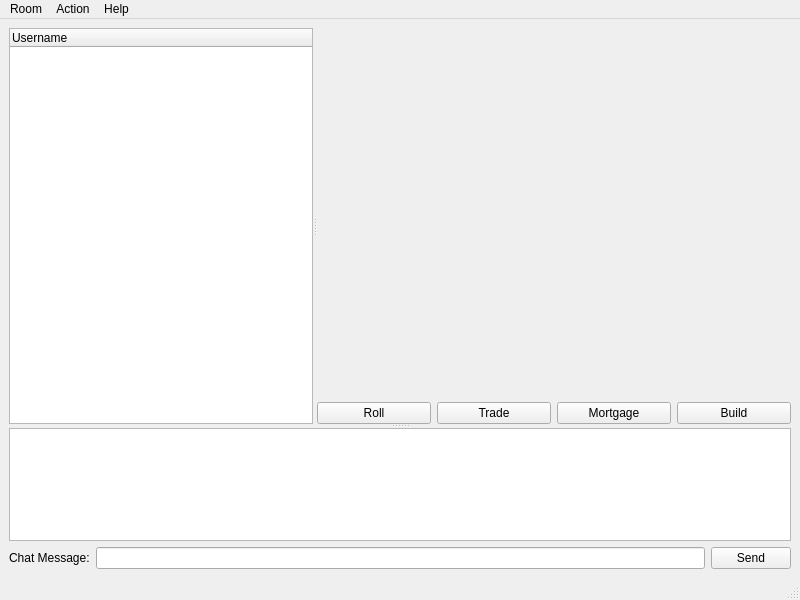
<?xml version="1.0" encoding="UTF-8"?>
<ui version="4.0">
 <class>GameWindow</class>
 <widget class="QMainWindow" name="GameWindow">
  <property name="geometry">
   <rect>
    <x>0</x>
    <y>0</y>
    <width>800</width>
    <height>600</height>
   </rect>
  </property>
  <property name="windowTitle">
   <string>MainWindow</string>
  </property>
  <widget class="QWidget" name="centralwidget">
   <layout class="QVBoxLayout" name="verticalLayout_3">
    <item>
     <widget class="QSplitter" name="splitter_2">
      <property name="orientation">
       <enum>Qt::Vertical</enum>
      </property>
      <widget class="QSplitter" name="splitter">
       <property name="orientation">
        <enum>Qt::Horizontal</enum>
       </property>
       <widget class="QTreeWidget" name="userList">
        <column>
         <property name="text">
          <string>Username</string>
         </property>
        </column>
       </widget>
       <widget class="QWidget" name="layoutWidget">
        <layout class="QVBoxLayout" name="verticalLayout_2">
         <item>
          <layout class="QVBoxLayout" name="glLayout">
           <item>
            <spacer name="glPlaceholder">
             <property name="orientation">
              <enum>Qt::Horizontal</enum>
             </property>
             <property name="sizeHint" stdset="0">
              <size>
               <width>400</width>
               <height>374</height>
              </size>
             </property>
            </spacer>
           </item>
          </layout>
         </item>
         <item>
          <layout class="QHBoxLayout" name="horizontalLayout_2">
           <item>
            <widget class="QPushButton" name="rollButton">
             <property name="text">
              <string>Roll</string>
             </property>
            </widget>
           </item>
           <item>
            <widget class="QPushButton" name="tradeButton">
             <property name="text">
              <string>Trade</string>
             </property>
            </widget>
           </item>
           <item>
            <widget class="QPushButton" name="mortgageButton">
             <property name="text">
              <string>Mortgage</string>
             </property>
            </widget>
           </item>
           <item>
            <widget class="QPushButton" name="buildButton">
             <property name="text">
              <string>Build</string>
             </property>
            </widget>
           </item>
          </layout>
         </item>
        </layout>
       </widget>
      </widget>
      <widget class="QWidget" name="layoutWidget">
       <layout class="QVBoxLayout" name="verticalLayout">
        <item>
         <widget class="QTextEdit" name="chatBox">
          <property name="readOnly">
           <bool>true</bool>
          </property>
         </widget>
        </item>
        <item>
         <layout class="QHBoxLayout" name="horizontalLayout">
          <item>
           <widget class="QLabel" name="label">
            <property name="text">
             <string>Chat Message:</string>
            </property>
           </widget>
          </item>
          <item>
           <widget class="QLineEdit" name="chatEdit"/>
          </item>
          <item>
           <widget class="QPushButton" name="sendButton">
            <property name="text">
             <string>Send</string>
            </property>
           </widget>
          </item>
         </layout>
        </item>
       </layout>
      </widget>
     </widget>
    </item>
   </layout>
  </widget>
  <widget class="QMenuBar" name="menubar">
   <property name="geometry">
    <rect>
     <x>0</x>
     <y>0</y>
     <width>800</width>
     <height>25</height>
    </rect>
   </property>
   <widget class="QMenu" name="menuRoom">
    <property name="title">
     <string>Room</string>
    </property>
    <widget class="QMenu" name="menuKick">
     <property name="title">
      <string>Kick</string>
     </property>
     <addaction name="actionSpecific_User"/>
     <addaction name="actionEveryone"/>
    </widget>
    <addaction name="actionPause"/>
    <addaction name="menuKick"/>
    <addaction name="actionLeave"/>
   </widget>
   <widget class="QMenu" name="menuAction">
    <property name="title">
     <string>Action</string>
    </property>
    <addaction name="actionRoll"/>
    <addaction name="actionTrade"/>
    <addaction name="actionMortgage_Unmortgage"/>
    <addaction name="actionBuild"/>
   </widget>
   <widget class="QMenu" name="menuHelp">
    <property name="title">
     <string>Help</string>
    </property>
    <addaction name="actionRules"/>
   </widget>
   <addaction name="menuRoom"/>
   <addaction name="menuAction"/>
   <addaction name="menuHelp"/>
  </widget>
  <widget class="QStatusBar" name="statusbar"/>
  <action name="actionPause">
   <property name="text">
    <string>Pause</string>
   </property>
  </action>
  <action name="actionLeave">
   <property name="text">
    <string>Leave</string>
   </property>
  </action>
  <action name="actionSpecific_User">
   <property name="text">
    <string>Specific User</string>
   </property>
  </action>
  <action name="actionEveryone">
   <property name="text">
    <string>Everyone</string>
   </property>
  </action>
  <action name="actionRoll">
   <property name="text">
    <string>Roll</string>
   </property>
  </action>
  <action name="actionTrade">
   <property name="text">
    <string>Trade</string>
   </property>
  </action>
  <action name="actionMortgage_Unmortgage">
   <property name="text">
    <string>Manage Mortgages</string>
   </property>
  </action>
  <action name="actionRules">
   <property name="text">
    <string>Rules</string>
   </property>
  </action>
  <action name="actionBuild">
   <property name="text">
    <string>Build</string>
   </property>
  </action>
 </widget>
 <resources/>
 <connections/>
</ui>
